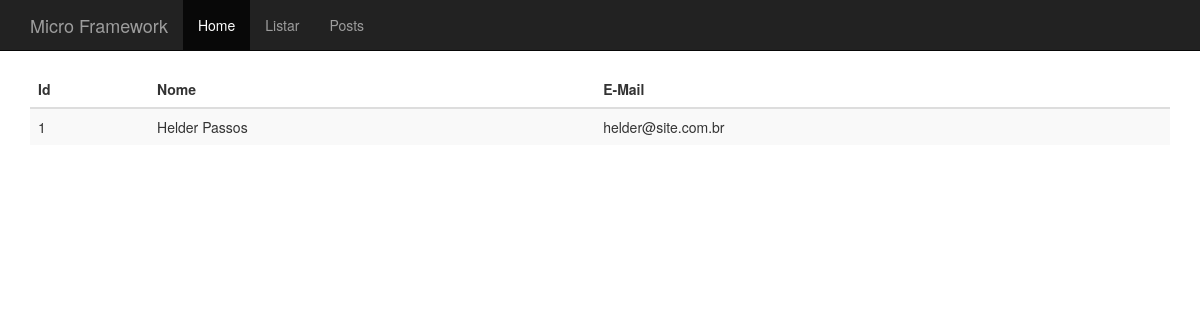
The app's page /post/1/show, older data.
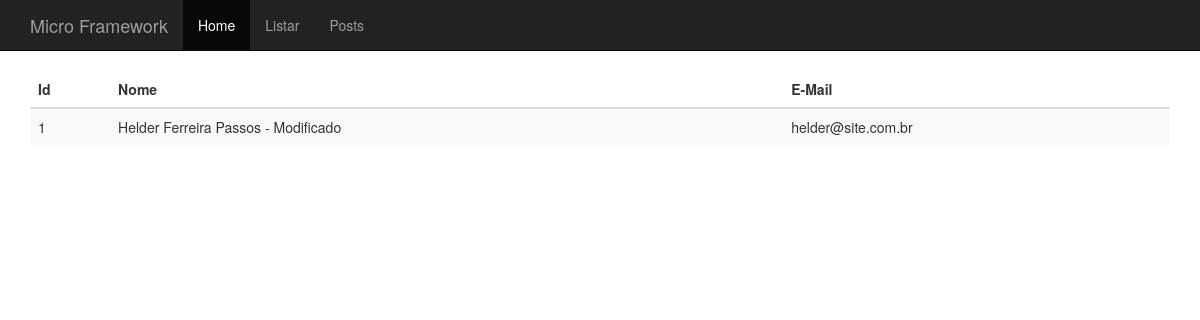
The same page, newer data.
### tables this page shows
CREATE TABLE contato(
id int(11) primary key,
nome varchar(255) not null,
email varchar(255) not null);

### App/Controllers/PostsController.php (called while the page is built, shortened)
<?php
class PostsController extends BaseController
{
    private $post;
    public function __construct()
    {
        $this->post = Container::getModel("Post");
    }
    public function show2($id)
    {
        $this->view->post = $this->post->find($id);
        $this->renderView('posts/show', 'layout');
    }
}

### Core/bootstrap.php (called while the page is built, shortened)
<?php
$routes = require(__DIR__ . "/../App/routes.php");
$route = new \Core\Route($routes);

### Public/index.php (called while the page is built, shortened)
<?php
require(__DIR__ . '/../Core/bootstrap.php');

### Core/BaseModel.php (called while the page is built, shortened)
<?php
abstract class BaseModel
{
    protected $table;
    private $pdo;
    public function __construct(PDO $pdo)
    {
        $this->pdo = $pdo;
    }
    public function find($id)
    {
        $query = "SELECT * FROM {$this->table} WHERE id=:id";
        $stmt = $this->pdo->prepare($query);
        $stmt->bindValue(":id", $id);
        $stmt->execute();
        $result = $stmt->fetch();
        return $result;
    }
}

### Core/DataBase.php (called while the page is built, shortened)
<?php
class DataBase
{
    public static function getDataBase()
    {
        $conf = include(__DIR__ . "/../App/database.php");
        if ($conf['drive'] == 'sqlite') {
            $sqlite = (__DIR__ . "/../storage/database/" . $conf['sqlite']['host']);
            $sqlite = "sqlite:" . $sqlite;
            try {
                $pdo = new PDO($sqlite);
                $pdo->setAttribute(PDO::ATTR_ERRMODE, PDO::ERRMODE_EXCEPTION);
                $pdo->setAttribute(PDO::ATTR_DEFAULT_FETCH_MODE, PDO::FETCH_OBJ);
                return $pdo;
            } catch (PDOException $e) {
                echo $e->getMessage();
            }
        }
    }
}

### Core/Container.php (called while the page is built, shortened)
<?php
class Container
{
    public static function getModel($model)
    {
        return new $objModel(DataBase::getDataBase());
    }
}

### App/Views/posts/show.phtml (the view)
<div class="col-12">
    <table class="table table-striped">
        <thead>
        <tr>
            <th>Id</th>
            <th>Nome</th>
            <th>E-Mail</th>
        </tr>
        </thead>
        <tbody class="tbody-posts">
        <td><?php echo $this->view->post->id; ?></td>
        <td><?php echo $this->view->post->nome; ?></td>
        <td><?php echo $this->view->post->email; ?></td>
        </tbody>
    </table>
</div>

Row changes from the older to the newer data that the page shows:
changed contato "helder@site.com.br": nome "Helder Passos" → "Helder Ferreira Passos - Modificado"
